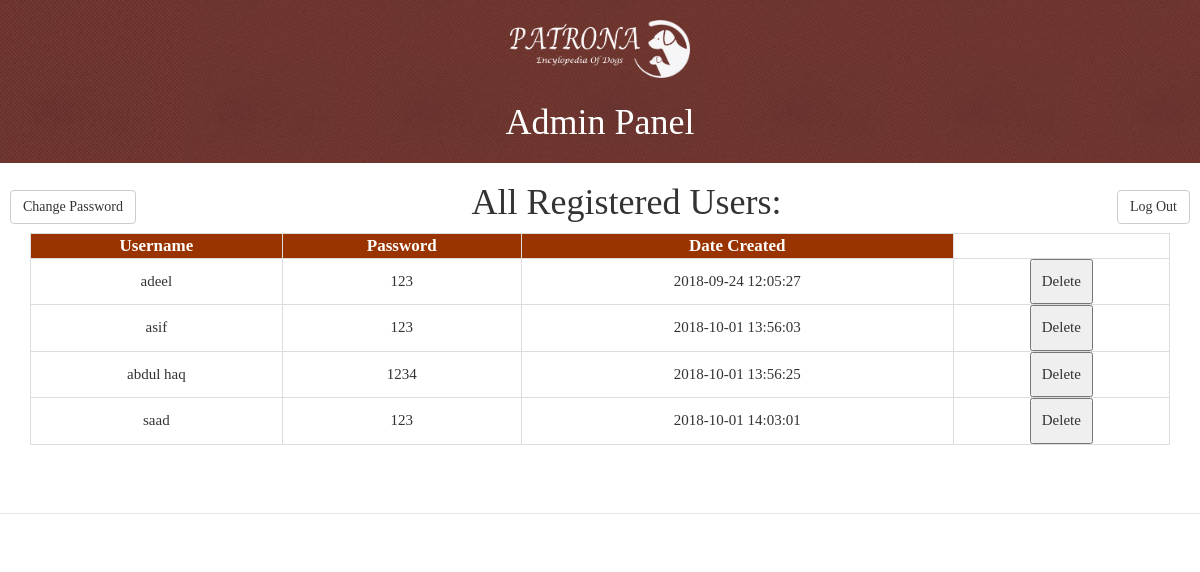
The app's page /admin.php with its own data.
### tables this page shows
CREATE TABLE `users` (
  `id` int(11) NOT NULL,
  `username` varchar(20) NOT NULL,
  `password` varchar(20) NOT NULL,
  `CDate` timestamp NOT NULL DEFAULT CURRENT_TIMESTAMP
);

### admin.php (the view, shortened to what this page needs)
?><!doctype html>
<html>
<head>
<link rel="stylesheet" type="text/css" href="css/bootstrap.min.css">
<link rel="stylesheet" type="text/css" href="css/stylesheet.css">
 </head>
<body>
<span class=" text-center col-lg-12" style="
width:100%; background-image:url(web/images/img01.jpg); padding:10px;">
<img src="web/images/logocomplete.png" width="180" style="margin:5px;"/>
<h1 style="color:white;">Admin Panel</h1>
</span>
<div class=" pull-left text-center" style="margin-left:10px;" ><form method="post" action="changepassword.php"> <input style="margin-top:10px;" type="submit" class="btn btn-default" value="Change Password"> </form></div>
<div class=" pull-right text-center"  style="margin-right:10px;">
<form method="post" action="logout.php"> <input style="margin-top:10px;" type="submit" class="btn btn-default" value="Log Out"> </form>
      </div>
<div class="container" style="" >
<center> <h1> All Registered Users:</h1>
<table class="table-bordered table-hover table-responsive" style="font-size:17px; text-align:center; width:100%" id="alldevices">
<tr  style="background-color:#930; color:white;" >
    <th style="text-align:center"> Username</th>
    <th style="text-align:center"> Password</th><th style="text-align:center">Date Created</th></tr><?php
	include "connection.php";
$conn = new mysqli($server, $username, $password,$dbname);
$sql = "SELECT  * FROM users";
$result = $conn->query($sql);
	if($result->num_rows>0){
	  while($row = $result->fetch_assoc()) {
			echo "<tr style='font-size:15px;'><td>". $row['username'] . "</td><td>". $row['password'] . "</td><td>". $row['CDate'] . '</td><td><form action="delete.php" method="post"><input type="submit" style="padding:10px;" value="Delete" name="sdelete">
			<input type="hidden" name="WUsername" value="'.$row['username'].'"/><input type="hidden" name="AUId" value="'.$row['id'].'">'. '</form></td></tr>' ;
	  }}
?></table>
 </div>
<br>
<footer class="modal-footer"> </footer>
</body>
</html>

### css/stylesheet.css (style rules this page uses)
body { font-family: 'Bitter', serif; font-size: 48px; padding:0; margin:0; }

### records on screen
users: username "adeel", password "123", CDate "2018-09-24 12:05:27"
users: username "asif", password "123", CDate "2018-10-01 13:56:03"
users: username "abdul haq", password "1234", CDate "2018-10-01 13:56:25"
users: username "saad", password "123", CDate "2018-10-01 14:03:01"
